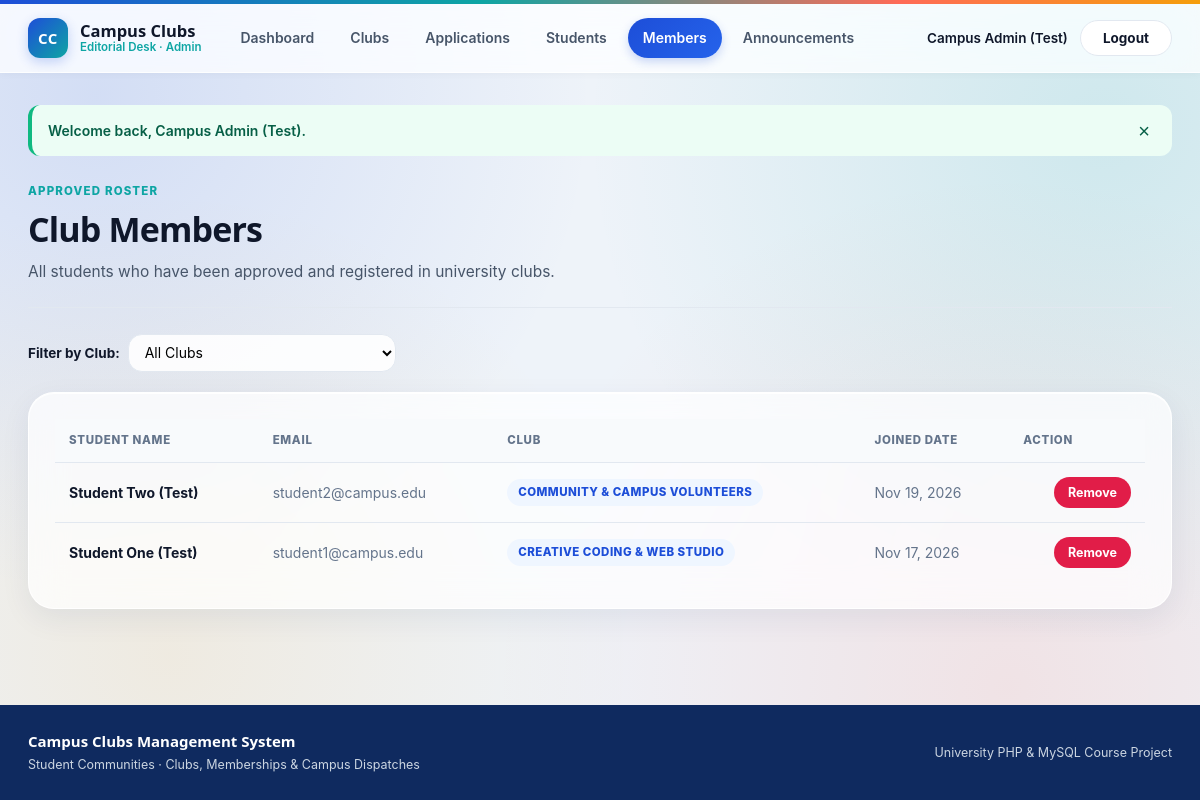
/admin/members.php (signed in), run on the app's committed database.
### tables this page shows
CREATE TABLE `club_members` (
    `id` INT UNSIGNED NOT NULL AUTO_INCREMENT,
    `student_id` INT UNSIGNED NOT NULL,
    `club_id` INT UNSIGNED NOT NULL,
    `joined_at` TIMESTAMP NOT NULL DEFAULT CURRENT_TIMESTAMP,
    PRIMARY KEY (`id`),
    UNIQUE KEY `uq_member_student_club` (`student_id`, `club_id`),
    KEY `idx_members_club` (`club_id`),
    CONSTRAINT `fk_members_student`
        FOREIGN KEY (`student_id`) REFERENCES `users` (`id`)
        ON DELETE CASCADE ON UPDATE CASCADE,
    CONSTRAINT `fk_members_club`
        FOREIGN KEY (`club_id`) REFERENCES `clubs` (`id`)
        ON DELETE CASCADE ON UPDATE CASCADE
);

CREATE TABLE `users` (
    `id` INT UNSIGNED NOT NULL AUTO_INCREMENT,
    `name` VARCHAR(120) NOT NULL,
    `email` VARCHAR(150) NOT NULL,
    `password` VARCHAR(255) NOT NULL,
    `role` ENUM('admin', 'student') NOT NULL DEFAULT 'student',
    `account_status` ENUM('Pending', 'Approved', 'Rejected') NOT NULL DEFAULT 'Approved',
    `created_at` TIMESTAMP NOT NULL DEFAULT CURRENT_TIMESTAMP,
    PRIMARY KEY (`id`),
    UNIQUE KEY `uq_users_email` (`email`),
    KEY `idx_users_role` (`role`),
    KEY `idx_users_status` (`account_status`)
);

CREATE TABLE `clubs` (
    `id` INT UNSIGNED NOT NULL AUTO_INCREMENT,
    `name` VARCHAR(140) NOT NULL,
    `description` TEXT NOT NULL,
    `category` VARCHAR(80) NOT NULL,
    `activities` TEXT NOT NULL,
    `image` VARCHAR(255) DEFAULT 'images/club-tech.jpg',
    `created_at` TIMESTAMP NOT NULL DEFAULT CURRENT_TIMESTAMP,
    PRIMARY KEY (`id`),
    UNIQUE KEY `uq_clubs_name` (`name`),
    KEY `idx_clubs_category` (`category`)
);

### db.php (called while the page is built, shortened)
<?php
function e($value): string
{
    return htmlspecialchars((string) ($value ?? ''), ENT_QUOTES, 'UTF-8');
}
function format_date(?string $dateStr): string
{
    $ts = strtotime($dateStr);
    return $ts ? date('M j, Y', $ts) : e($dateStr);
}

### admin/members.php (the view, shortened to what this page needs)
<?php
require_once '../db.php';
$sql = 'SELECT cm.id, cm.joined_at, u.name AS student_name, u.email AS student_email, c.name AS club_name
        FROM club_members cm
        JOIN users u ON u.id = cm.student_id
        JOIN clubs c ON c.id = cm.club_id';
$params = [];
$sql .= ' ORDER BY c.name ASC, cm.joined_at DESC';
$stmt = $pdo->prepare($sql);
$stmt->execute($params);
$members = $stmt->fetchAll();
require '../header.php';
?>
<section class="editorial-masthead">
    <div>
        <span class="kicker">Approved Roster</span>
        <h1 class="display-title">Club Members</h1>
        <p class="lead-copy">All students who have been approved and registered in university clubs.</p>
    </div>
</section>
<form method="get" action="members.php" class="filter-bar">
    <label for="club_id" class="filter-label">Filter by Club:</label>
    <select id="club_id" name="club_id" class="filter-select" onchange="this.form.submit()">
        <option value="0">All Clubs</option>
    </select>
</form>
<section class="surface-block">
    <?php if (empty($members)): ?>
        <p class="empty-copy">No approved members found for this selection.</p>
    <?php else: ?>
        <div class="table-scroll">
            <table class="editorial-table">
                <thead>
                    <tr>
                        <th>Student Name</th>
                        <th>Email</th>
                        <th>Club</th>
                        <th>Joined Date</th>
                        <th class="align-right">Action</th>
                    </tr>
                </thead>
                <tbody>
                    <?php foreach ($members as $m): ?>
                        <tr>
                            <td><strong><?= e($m['student_name']) ?></strong></td>
                            <td class="muted"><?= e($m['student_email']) ?></td>
                            <td><span class="cat-tag"><?= e($m['club_name']) ?></span></td>
                            <td class="muted"><?= e(format_date($m['joined_at'])) ?></td>
                            <td class="align-right">
                                <form method="post" action="members.php" class="inline-form" data-confirm="Remove <?= e($m['student_name']) ?> from <?= e($m['club_name']) ?>?">
                                    <button type="submit" class="btn btn-danger btn-xs">Remove</button>
                                </form>
                            </td>
                        </tr>
                    <?php endforeach; ?>
                </tbody>
            </table>
        </div>
    <?php endif; ?>
</section>
<?php require '../footer.php'; ?>

### data on the page
club_members: student.name "Student Two (Test)", student.email "student2@campus.edu", club.name "COMMUNITY & CAMPUS VOLUNTEERS", joined_at "Nov 19, 2026"
club_members: student.name "Student One (Test)", student.email "student1@campus.edu", club.name "CREATIVE CODING & WEB STUDIO", joined_at "Nov 17, 2026"

### other printed values
$user_name "Campus Admin (Test)"
$flash['message'] "Welcome back, Campus Admin (Test)."
